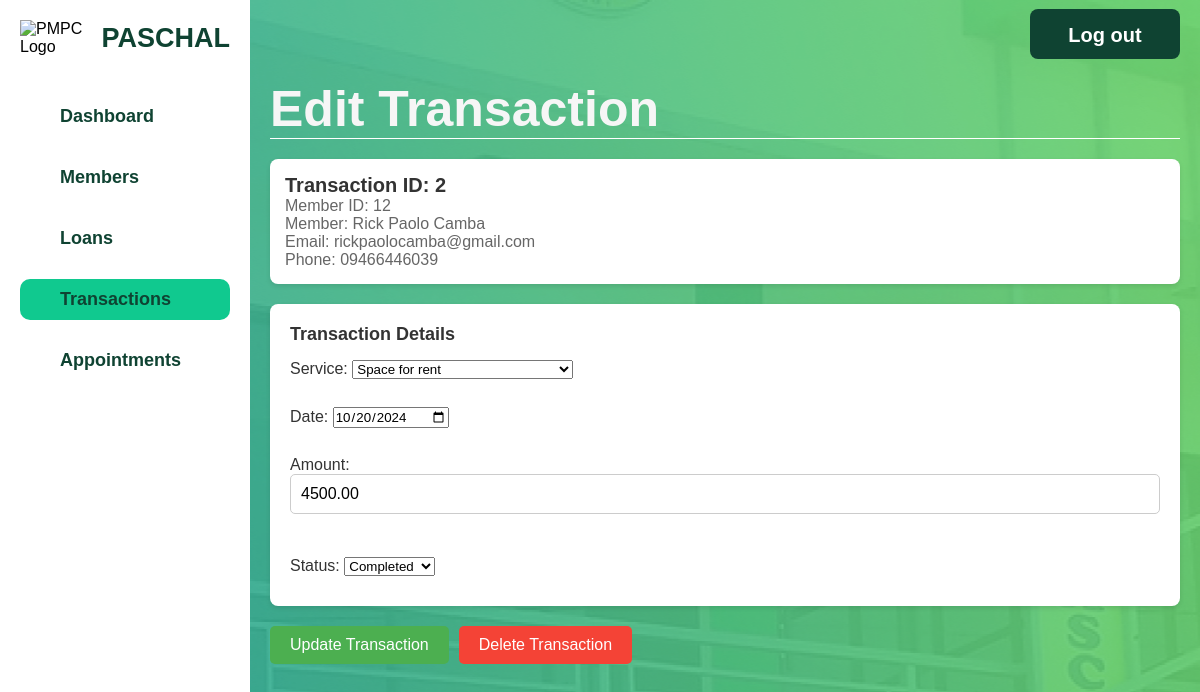
Before: /admin/admin-edit-transaction.php?TransactID=2 with the older database file.
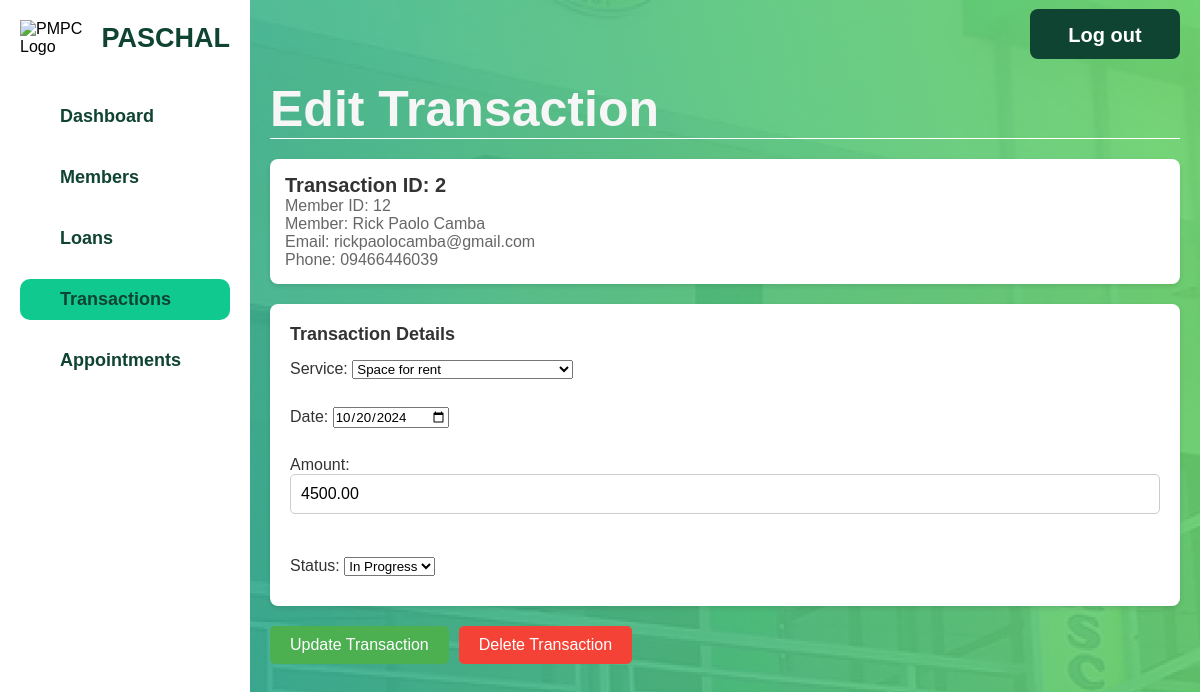
After: the same page with the newer database file.
### tables this page shows
CREATE TABLE `transaction` (
  `TransactID` int(11) NOT NULL,
  `MemberID` int(11) NOT NULL,
  `ServiceID` int(11) NOT NULL,
  `Date` datetime NOT NULL,
  `Amount` decimal(10,2) DEFAULT NULL,
  `Status` enum('In Progress','Completed') NOT NULL DEFAULT 'In Progress'
);

CREATE TABLE `member` (
  `Email` char(255) NOT NULL,
  `MemberID` int(11) NOT NULL,
  `LastName` varchar(50) DEFAULT NULL,
  `FirstName` varchar(50) DEFAULT NULL,
  `MiddleName` varchar(50) DEFAULT NULL,
  `AddressID` int(11) DEFAULT NULL,
  `Birthday` date DEFAULT NULL,
  `Sex` varchar(10) DEFAULT NULL,
  `TINNumber` varchar(15) DEFAULT NULL,
  `ContactNo` varchar(15) DEFAULT NULL,
  `DateCreated` date DEFAULT NULL,
  `Savings` decimal(10,2) DEFAULT 0.00,
  `TypeOfMember` enum('Regular','Associate') DEFAULT 'Regular',
  `MembershipStatus` enum('Pending','Active') DEFAULT 'Pending'
);

CREATE TABLE `member_credentials` (
  `MemberID` int(11) NOT NULL,
  `Username` varchar(50) NOT NULL,
  `Email` varchar(100) NOT NULL,
  `Password` varchar(255) NOT NULL
);

CREATE TABLE `service` (
  `ServiceID` int(11) NOT NULL,
  `ServiceName` varchar(255) NOT NULL
);

### html/admin/admin-edit-transaction.php (the view, shortened to what this page needs)
<?php
$servername = "localhost";
$dbUsername = "root";
$dbPassword = "";
$dbname = "pmpc";
$conn = new mysqli($servername, $dbUsername, $dbPassword, $dbname);
$transactID = $_GET['TransactID'] ?? null;
if ($transactID) {
    $query = "
        SELECT
            t.TransactID,
            t.MemberID,
            m.LastName,
            m.FirstName,
            m.ContactNo,
            mc.Email,
            t.ServiceID,
            s.ServiceName,
            t.Date,
            t.Amount,
            t.Status
        FROM
            transaction t
        JOIN
            member m ON t.MemberID = m.MemberID
        JOIN
            member_credentials mc ON mc.MemberID = m.MemberID
        JOIN
            service s ON t.ServiceID = s.ServiceID
        WHERE
            t.TransactID = ?
    ";
    $stmt = $conn->prepare($query);
    $stmt->bind_param("i", $transactID);
    $stmt->execute();
    $result = $stmt->get_result();
    $transactionData = $result->fetch_assoc();
}
$servicesQuery = "SELECT ServiceID, ServiceName FROM service WHERE ServiceID NOT IN (4, 5, 6, 7, 8)";
$servicesResult = $conn->query($servicesQuery);
$dateValue = new DateTime($transactionData['Date']);
$formattedDate = $dateValue->format('Y-m-d');
?>
<!DOCTYPE html>
<html lang="en">
<head>
    <link rel="stylesheet" href="../../css/admin-edit-membership.css">
    <link rel="stylesheet" href="../../css/admin-general.css">
</head>
<body>
    <div class="container">
        <div class="sidebar">
            <div class="logo-container">
                <div class="logo">
                    <img src="../../assets/pmpc-logo.png" alt="PMPC Logo">
                </div>
                <h2 class="pmpc-text">PASCHAL</h2>
            </div>
            <ul class="sidebar-menu">
                <li><a href="admin.php">Dashboard</a></li>
                <li><a href="admin-members.php">Members</a></li>
                <li><a href="admin-loans.php">Loans</a></li>
                <li><a href="admin-transactions.php" class="active">Transactions</a></li>
                <li><a href="admin-appointments.php">Appointments</a></li>
            </ul>
        </div>
        <div class="main-content">
            <header>
                <h1>Edit Transaction</h1>
                <button class="logout-button" onclick="redirectToIndex()">Log out</button>
            </header>
            <form method="POST" action="">
                <div class="member-details">
                    <h3>Transaction ID: <?php echo htmlspecialchars($transactionData['TransactID']); ?></h3>
                    <p>Member ID: <?php echo htmlspecialchars($transactionData['MemberID']); ?></p>
                    <p>Member: <?php echo htmlspecialchars($transactionData['FirstName'] . ' ' . $transactionData['LastName']); ?></p>
                    <p>Email: <?php echo htmlspecialchars($transactionData['Email']); ?></p>
                    <p>Phone: <?php echo htmlspecialchars($transactionData['ContactNo']); ?></p>
                </div>
                <div class="application-details">
                    <h4>Transaction Details</h4>
                    <label>
                        Service:
                        <select name="serviceID" required>
                            <?php while ($service = $servicesResult->fetch_assoc()): ?>
                                <option value="<?php echo $service['ServiceID']; ?>" <?php echo $service['ServiceID'] == $transactionData['ServiceID'] ? 'selected' : ''; ?>>
                                    <?php echo htmlspecialchars($service['ServiceName']); ?>
                                </option>
                            <?php endwhile; ?>
                        </select>
                    </label>
                    <br>
                    <label>
                        Date:
                        <input type="date" name="date" value="<?php echo htmlspecialchars($formattedDate); ?>" required>
                    </label>
                    <br>
                    <label>
                        Amount:
                        <input type="number" name="amount" value="<?php echo htmlspecialchars($transactionData['Amount']); ?>" required>
                    </label>
                    <br>
                    <label>
                        Status:
                        <select name="status" required>
                            <option value="In Progress" <?php echo $transactionData['Status'] === 'In Progress' ? 'selected' : ''; ?>>In Progress</option>
                            <option value="Completed" <?php echo $transactionData['Status'] === 'Completed' ? 'selected' : ''; ?>>Completed</option>
                        </select>
                    </label>
                </div>
                <div class="button-container">
                    <button type="submit" class="action-button">Update Transaction</button>
                    <button type="button" class="action-button delete-button" onclick="confirmDelete()">Delete Transaction</button>
                </div>
            </form>
        </div>
    </div>
</body>
</html>

Changed rows visible on the page:
changed transaction "Rick Paolo Camba": status "Completed" → "In Progress"
